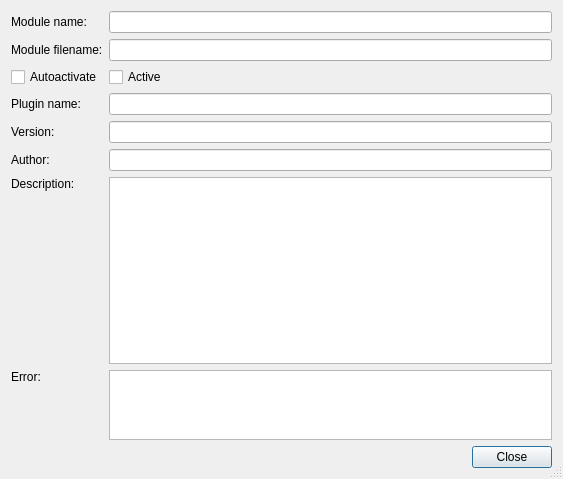
<ui version="4.0" >
 <class>PluginDetailsDialog</class>
 <widget class="QDialog" name="PluginDetailsDialog" >
  <property name="geometry" >
   <rect>
    <x>0</x>
    <y>0</y>
    <width>563</width>
    <height>479</height>
   </rect>
  </property>
  <property name="windowTitle" >
   <string>Plugin Details</string>
  </property>
  <property name="sizeGripEnabled" >
   <bool>true</bool>
  </property>
  <layout class="QGridLayout" >
   <item row="0" column="0" >
    <widget class="QLabel" name="label" >
     <property name="text" >
      <string>Module name:</string>
     </property>
    </widget>
   </item>
   <item row="0" column="1" colspan="2" >
    <widget class="QLineEdit" name="moduleNameEdit" >
     <property name="readOnly" >
      <bool>true</bool>
     </property>
    </widget>
   </item>
   <item row="1" column="0" >
    <widget class="QLabel" name="label_2" >
     <property name="text" >
      <string>Module filename:</string>
     </property>
    </widget>
   </item>
   <item row="1" column="1" colspan="2" >
    <widget class="QLineEdit" name="moduleFileNameEdit" >
     <property name="readOnly" >
      <bool>true</bool>
     </property>
    </widget>
   </item>
   <item row="2" column="0" >
    <widget class="QCheckBox" name="autoactivateCheckBox" >
     <property name="focusPolicy" >
      <enum>Qt::NoFocus</enum>
     </property>
     <property name="text" >
      <string>Autoactivate</string>
     </property>
    </widget>
   </item>
   <item row="2" column="1" >
    <widget class="QCheckBox" name="activeCheckBox" >
     <property name="focusPolicy" >
      <enum>Qt::NoFocus</enum>
     </property>
     <property name="text" >
      <string>Active</string>
     </property>
    </widget>
   </item>
   <item row="2" column="2" >
    <spacer>
     <property name="orientation" >
      <enum>Qt::Horizontal</enum>
     </property>
     <property name="sizeHint" stdset="0" >
      <size>
       <width>40</width>
       <height>20</height>
      </size>
     </property>
    </spacer>
   </item>
   <item row="3" column="0" >
    <widget class="QLabel" name="label_3" >
     <property name="text" >
      <string>Plugin name:</string>
     </property>
    </widget>
   </item>
   <item row="3" column="1" colspan="2" >
    <widget class="QLineEdit" name="pluginNameEdit" >
     <property name="readOnly" >
      <bool>true</bool>
     </property>
    </widget>
   </item>
   <item row="4" column="0" >
    <widget class="QLabel" name="label_4" >
     <property name="text" >
      <string>Version:</string>
     </property>
    </widget>
   </item>
   <item row="4" column="1" colspan="2" >
    <widget class="QLineEdit" name="versionEdit" >
     <property name="readOnly" >
      <bool>true</bool>
     </property>
    </widget>
   </item>
   <item row="5" column="0" >
    <widget class="QLabel" name="label_5" >
     <property name="text" >
      <string>Author:</string>
     </property>
    </widget>
   </item>
   <item row="5" column="1" colspan="2" >
    <widget class="QLineEdit" name="authorEdit" >
     <property name="readOnly" >
      <bool>true</bool>
     </property>
    </widget>
   </item>
   <item row="6" column="0" >
    <widget class="QLabel" name="label_6" >
     <property name="text" >
      <string>Description:</string>
     </property>
     <property name="alignment" >
      <set>Qt::AlignLeading|Qt::AlignLeft|Qt::AlignTop</set>
     </property>
    </widget>
   </item>
   <item row="6" column="1" colspan="2" >
    <widget class="QTextEdit" name="descriptionEdit" >
     <property name="sizePolicy" >
      <sizepolicy vsizetype="Expanding" hsizetype="Expanding" >
       <horstretch>0</horstretch>
       <verstretch>5</verstretch>
      </sizepolicy>
     </property>
     <property name="readOnly" >
      <bool>true</bool>
     </property>
    </widget>
   </item>
   <item row="7" column="0" >
    <widget class="QLabel" name="label_7" >
     <property name="text" >
      <string>Error:</string>
     </property>
     <property name="alignment" >
      <set>Qt::AlignLeading|Qt::AlignLeft|Qt::AlignTop</set>
     </property>
    </widget>
   </item>
   <item row="7" column="1" colspan="2" >
    <widget class="QTextEdit" name="errorEdit" >
     <property name="sizePolicy" >
      <sizepolicy vsizetype="Expanding" hsizetype="Expanding" >
       <horstretch>0</horstretch>
       <verstretch>1</verstretch>
      </sizepolicy>
     </property>
     <property name="readOnly" >
      <bool>true</bool>
     </property>
    </widget>
   </item>
   <item row="8" column="0" colspan="3" >
    <widget class="QDialogButtonBox" name="buttonBox" >
     <property name="orientation" >
      <enum>Qt::Horizontal</enum>
     </property>
     <property name="standardButtons" >
      <set>QDialogButtonBox::Close</set>
     </property>
    </widget>
   </item>
  </layout>
 </widget>
 <tabstops>
  <tabstop>moduleNameEdit</tabstop>
  <tabstop>moduleFileNameEdit</tabstop>
  <tabstop>pluginNameEdit</tabstop>
  <tabstop>versionEdit</tabstop>
  <tabstop>authorEdit</tabstop>
  <tabstop>descriptionEdit</tabstop>
  <tabstop>errorEdit</tabstop>
  <tabstop>buttonBox</tabstop>
 </tabstops>
 <resources/>
 <connections>
  <connection>
   <sender>buttonBox</sender>
   <signal>accepted()</signal>
   <receiver>PluginDetailsDialog</receiver>
   <slot>accept()</slot>
   <hints>
    <hint type="sourcelabel" >
     <x>248</x>
     <y>254</y>
    </hint>
    <hint type="destinationlabel" >
     <x>157</x>
     <y>274</y>
    </hint>
   </hints>
  </connection>
  <connection>
   <sender>buttonBox</sender>
   <signal>rejected()</signal>
   <receiver>PluginDetailsDialog</receiver>
   <slot>reject()</slot>
   <hints>
    <hint type="sourcelabel" >
     <x>316</x>
     <y>260</y>
    </hint>
    <hint type="destinationlabel" >
     <x>286</x>
     <y>274</y>
    </hint>
   </hints>
  </connection>
 </connections>
</ui>
